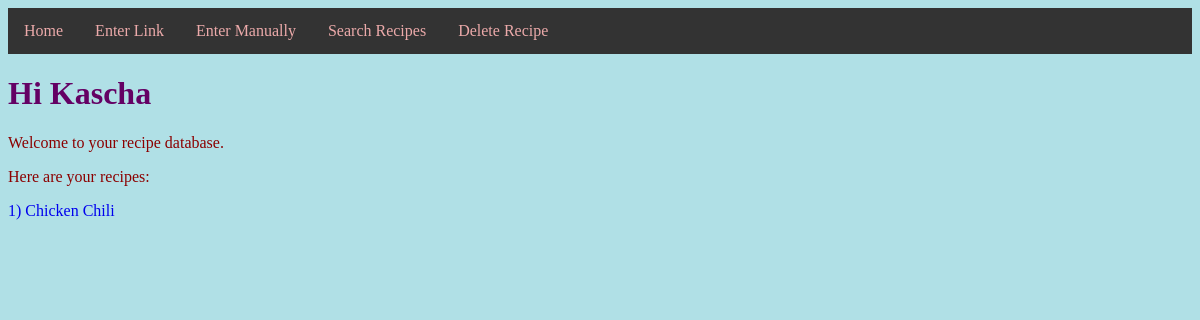
The app's page /, older data.
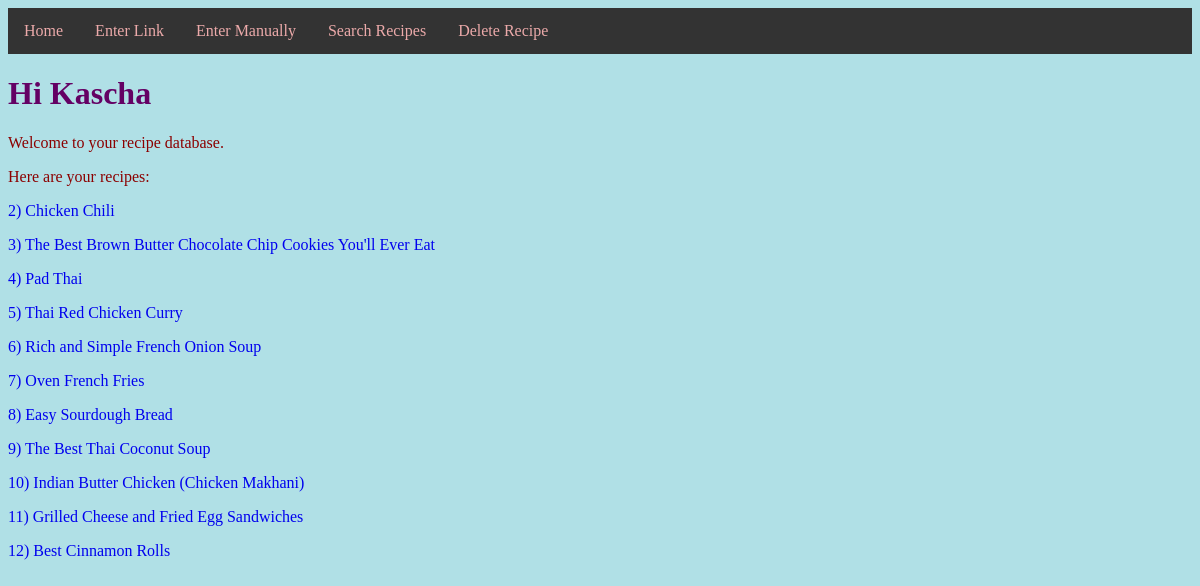
The same page, newer data.
### recipeapp/models.py (models this page shows, shortened)
class Recipe(db.Model):
    __tablename__ = 'recipes'
    id = db.Column(db.Integer, primary_key=True)
    title = db.Column(db.String(), nullable = False)
    source = db.Column(db.String())
    preptime = db.Column(db.Interval())
    cooktime = db.Column(db.Interval())
    totaltime = db.Column(db.Interval())
    serves = db.Column(db.String(30))
    directions = db.relationship('Directions', backref = 'recipe', cascade="all, delete-orphan")
    ingredients = db.relationship('Ingredient', backref = 'recipe', cascade="all, delete-orphan")

### recipeapp/routes.py (the view)
@app.route('/')
def home():
    recipes = Recipe.query.all()
    return render_template('home.html', recipes=recipes)

### recipeapp/templates/home.html (shortened to what this page needs)
{% extends 'layout.html' %}
{% block content %}
    <h1>Hi Kascha</h1>
    <p>Welcome to your recipe database.</p>
    <p>Here are your recipes:</p>
    {% for recipe in recipes %}
    <a href= "{{ url_for('showrecipe', id=recipe.id) }}"> {{recipe.id}}) {{ recipe.title }}</a>
    {% endfor %}
{% endblock content %}

### recipeapp/templates/layout.html (shortened to what this page needs)
<!DOCTYPE html>
<html lang="en">
  <head>
    <link rel="stylesheet" href="{{ url_for('static', filename='css/main.css') }}">
  </head>
  <nav class="navbar navbar-expand-lg navbar-dark primary-color">
    <div class="collapse navbar-collapse" id="navbarNav">
      <ul class="navbar">
        <li class="nav-item">
          <a class="nav-link" href="{{ url_for('home') }}">Home</a>
        </li>
        <li class="nav-item">
          <a class="nav-link" href="{{ url_for('enterlink') }}">Enter Link</a>
        </li>
        <li class="nav-item">
          <a class="nav-link" href="{{ url_for('manualentry') }}">Enter Manually</a>
        </li>
        <li class="nav-item">
          <a class="nav-link" href="{{ url_for('search') }}">Search Recipes</a>
        </li>
        <li class="nav-item">
          <a class="nav-link" href="{{ url_for('delete') }}">Delete Recipe</a>
        </li>
      </ul>
    </div>
  </nav>
  <body>
    {% block content %}{% endblock content %}
  </body>
</html>

### recipeapp/static/css/main.css (style rules this page uses)
body { background-color: powderblue; }
h1 { color: rgb(100, 1, 100); }
p { color: darkred; }
a { text-decoration: none; }
.navbar { list-style-type: none; margin: 0; padding: 0; overflow: hidden; background-color: #333; }
.nav-item { float: left; }
.nav-link { display: block; color: rgb(236, 170, 170); text-align: center; padding: 14px 16px; text-decoration: none; }

Row changes from the older to the newer data that the page shows:
removed Recipe: id "1", title "Chicken Chili"
added Recipe: id "2", title "Chicken Chili"
added Recipe: id "3", title "The Best Brown Butter Chocolate Chip Cookies You'll Ever Eat"
added Recipe: id "4", title "Pad Thai"
added Recipe: id "5", title "Thai Red Chicken Curry"
added Recipe: id "6", title "Rich and Simple French Onion Soup"
added Recipe: id "7", title "Oven French Fries"
added Recipe: id "8", title "Easy Sourdough Bread"
added Recipe: id "9", title "The Best Thai Coconut Soup"
added Recipe: id "10", title "Indian Butter Chicken (Chicken Makhani)"
added Recipe: id "11", title "Grilled Cheese and Fried Egg Sandwiches"
added Recipe: id "12", title "Best Cinnamon Rolls"
